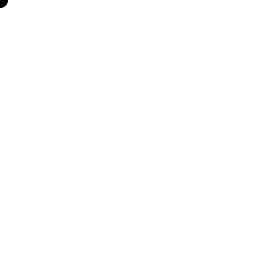
Frame 1 (no input)
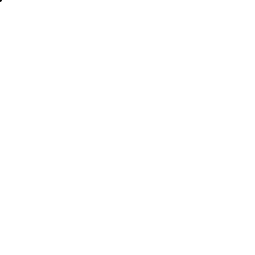
Frame 60 (the mouse pressed at the canvas centre just before this capture)
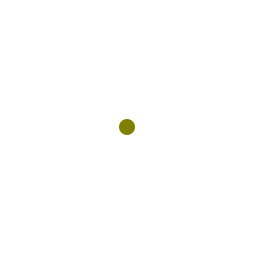
Frame 120 (the mouse held since frame 60 and released just before this capture)

The Processing sketch that drew these frames (run headless with seeded random() and noise(); from frame 60 on, the mouse is pressed at the canvas centre):

// Processing sketch: processing_66867
// ── processing_66867.pde


void setup() {
  size(255,255);
  smooth();
  frameRate(10);
  noStroke();
}
void draw() {
  background(255);
  drawCircle(mouseX,mouseY,random(25),color(mouseX, mouseY,0));
}
void drawCircle(int circX,int circY,float diameter,color c){  
  fill(c);
  ellipse(circX,circY,diameter,diameter);  
}
